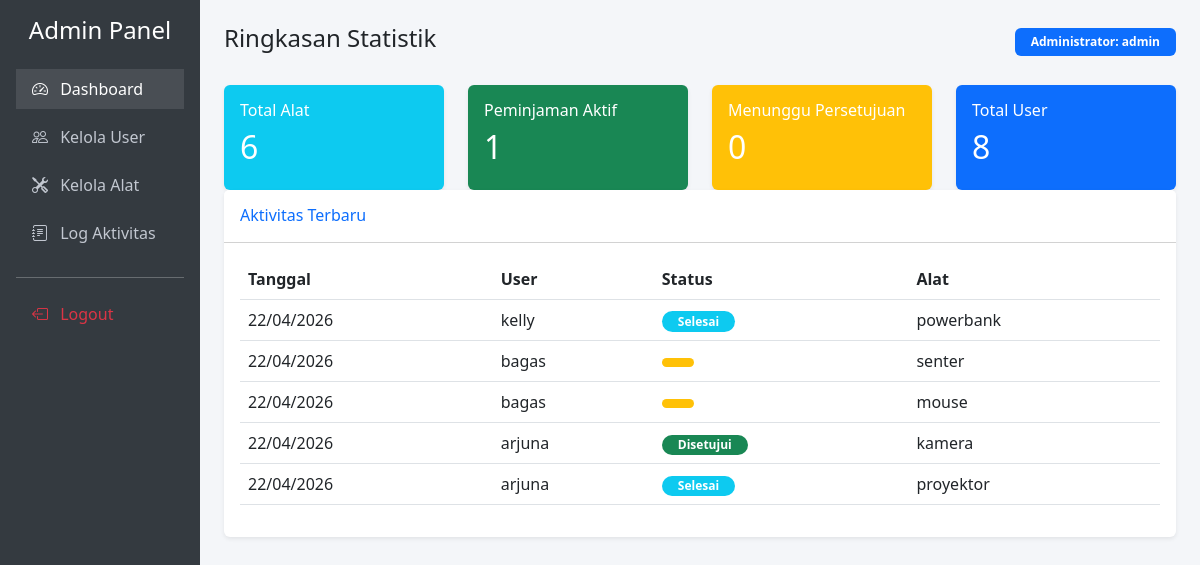
Screenshot of /index.php?page=dashboard (signed in) with the database file from the repository.
### tables this page shows
CREATE TABLE `peminjaman` (
  `id` int(11) NOT NULL,
  `user_id` int(11) DEFAULT NULL,
  `alat_id` int(11) DEFAULT NULL,
  `tanggal_pinjam` date DEFAULT NULL,
  `tanggal_kembali_seharusnya` date DEFAULT NULL,
  `tanggal_kembali_realitas` date DEFAULT NULL,
  `status_pinjam` enum('pending','disetujui','kembali') DEFAULT NULL,
  `denda` int(11) DEFAULT 0
);

CREATE TABLE `users` (
  `id` int(11) NOT NULL,
  `username` varchar(50) DEFAULT NULL,
  `password` varchar(255) DEFAULT NULL,
  `role` enum('admin','petugas','peminjam') DEFAULT NULL
);

CREATE TABLE `alat` (
  `id` int(11) NOT NULL,
  `nama_alat` varchar(100) DEFAULT NULL,
  `foto` varchar(255) DEFAULT 'default.jpg',
  `stok` int(11) DEFAULT NULL,
  `status` enum('tersedia','kosong') DEFAULT NULL
);

### views/admin/dashboard.php (the view, shortened to what this page needs)
<?php
global $db;
$qAlat = $db->query("SELECT COUNT(*) as total FROM alat");
$totalAlat = $qAlat->fetch_assoc()['total'];
$qAktif = $db->query("SELECT COUNT(*) as total FROM peminjaman WHERE status_pinjam = 'disetujui'");
$totalAktif = $qAktif->fetch_assoc()['total'];
$qPending = $db->query("SELECT COUNT(*) as total FROM peminjaman WHERE status_pinjam = 'pending'");
$totalPending = $qPending->fetch_assoc()['total'];
$qUser = $db->query("SELECT COUNT(*) as total FROM users WHERE role != 'admin'");
$totalUser = $qUser->fetch_assoc()['total'];
?>
<!DOCTYPE html>
<html lang="id">
<head>
    <link href="https://cdn.jsdelivr.net/npm/bootstrap@5.3.0/dist/css/bootstrap.min.css" rel="stylesheet">
    <link rel="stylesheet" href="https://cdn.jsdelivr.net/npm/bootstrap-icons@1.11.0/font/bootstrap-icons.css">
</head>
<body>
<div class="container-fluid">
    <div class="row">
        <div class="col-md-2 d-none d-md-block sidebar p-3">
            <h4 class="text-center mb-4">Admin Panel</h4>
            <ul class="nav flex-column">
                <li class="nav-item mb-2">
                    <a href="index.php?page=dashboard" class="nav-link active"><i class="bi bi-speedometer2 me-2"></i> Dashboard</a>
                </li>
                <li class="nav-item mb-2">
                    <a href="index.php?page=kelola-user" class="nav-link"><i class="bi bi-people me-2"></i> Kelola User</a>
                </li>
                <li class="nav-item mb-2">
                    <a href="index.php?page=kelola-alat" class="nav-link"><i class="bi bi-tools me-2"></i> Kelola Alat</a>
                </li>
                <li class="nav-item mb-2">
                    <a href="index.php?page=log-aktivitas" class="nav-link"><i class="bi bi-journal-text me-2"></i> Log Aktivitas</a>
                </li>
                <hr>
                <li class="nav-item">
                    <a href="index.php?page=logout" class="nav-link text-danger"><i class="bi bi-box-arrow-left me-2"></i> Logout</a>
                </li>
            </ul>
        </div>
        <div class="col-md-10 p-4">
            <div class="d-flex justify-content-between align-items-center mb-4">
                <h4>Ringkasan Statistik</h4>
                <span class="badge bg-primary px-3 py-2">Administrator: <?= $_SESSION['nama']; ?></span>
            </div>
            <div class="row">
    <div class="col-md-3">
        <div class="card bg-info text-white p-3 border-0 shadow-sm">
            <h6>Total Alat</h6>
            <h2><?= $totalAlat; ?></h2>
        </div>
    </div>
    <div class="col-md-3">
        <div class="card bg-success text-white p-3 border-0 shadow-sm">
            <h6>Peminjaman Aktif</h6>
            <h2><?= $totalAktif; ?></h2>
        </div>
    </div>
    <div class="col-md-3">
        <div class="card bg-warning text-white p-3 border-0 shadow-sm">
            <h6>Menunggu Persetujuan</h6>
            <h2><?= $totalPending; ?></h2>
        </div>
    </div>
    <div class="col-md-3">
        <div class="card bg-primary text-white p-3 border-0 shadow-sm">
            <h6>Total User</h6>
            <h2><?= $totalUser; ?></h2>
        </div>
    </div>
</div>
            <div class="card border-0 shadow-sm">
                <div class="card-header bg-white py-3">
                    <h6 class="m-0 font-weight-bold text-primary">Aktivitas Terbaru</h6>
                </div>
                <div class="card-body">
                    <div class="table-responsive">
                    <table class="table table-hover">
    <thead>
        <tr>
            <th>Tanggal</th>
            <th>User</th>
            <th>Status</th> <th>Alat</th>
        </tr>
    </thead>
    <tbody>
        <?php
        $qLog = $db->query("SELECT p.*, u.username, a.nama_alat
                            FROM peminjaman p
                            JOIN users u ON p.user_id = u.id
                            JOIN alat a ON p.alat_id = a.id
                            ORDER BY p.id DESC LIMIT 5");
        while($log = $qLog->fetch_assoc()):
            $statusLabel = ucfirst($log['status_pinjam']);
            $badgeColor = 'warning';
            if($log['status_pinjam'] == 'disetujui') {
                $badgeColor = 'success';
            } elseif($log['status_pinjam'] == 'ditolak') {
                $badgeColor = 'danger';
            } elseif($log['status_pinjam'] == 'kembali') {
                $badgeColor = 'info';
                $statusLabel = 'Selesai';
            }
        ?>
        <tr>
            <td><?= date('d/m/Y', strtotime($log['tanggal_pinjam'])); ?></td>
            <td><?= $log['username']; ?></td>
            <td>
                <span class="badge bg-<?= $badgeColor; ?> rounded-pill px-3">
                    <?= $statusLabel; ?>
                </span>
            </td>
            <td><?= $log['nama_alat']; ?></td>
        </tr>
        <?php endwhile; ?>
    </tbody>
</table>
                    </div>
                </div>
            </div>
        </div>
    </div>
</div>
</body>
</html>

### views/admin/dashboard.php (style rules this page uses)
body { background-color: #f4f6f9; }
.sidebar { min-height: 100vh; background: #343a40; color: white; }
.nav-link { color: #c2c7d0; }
.nav-link:hover, .nav-link.active { color: white; background: rgba(255,255,255,0.1); }

### rows the page displays
peminjaman: tanggal_pinjam "22/04/2026", user.username "kelly", status_pinjam "Selesai", alat.nama_alat "powerbank"
peminjaman: tanggal_pinjam "22/04/2026", user.username "bagas", alat.nama_alat "senter"
peminjaman: tanggal_pinjam "22/04/2026", user.username "bagas", alat.nama_alat "mouse"
peminjaman: tanggal_pinjam "22/04/2026", user.username "arjuna", status_pinjam "Disetujui", alat.nama_alat "kamera"
peminjaman: tanggal_pinjam "22/04/2026", user.username "arjuna", status_pinjam "Selesai", alat.nama_alat "proyektor"

### other values shown
$_SESSION['nama'] "admin"
$totalAlat "6"
$totalAktif "1"
$totalPending "0"
$totalUser "8"
